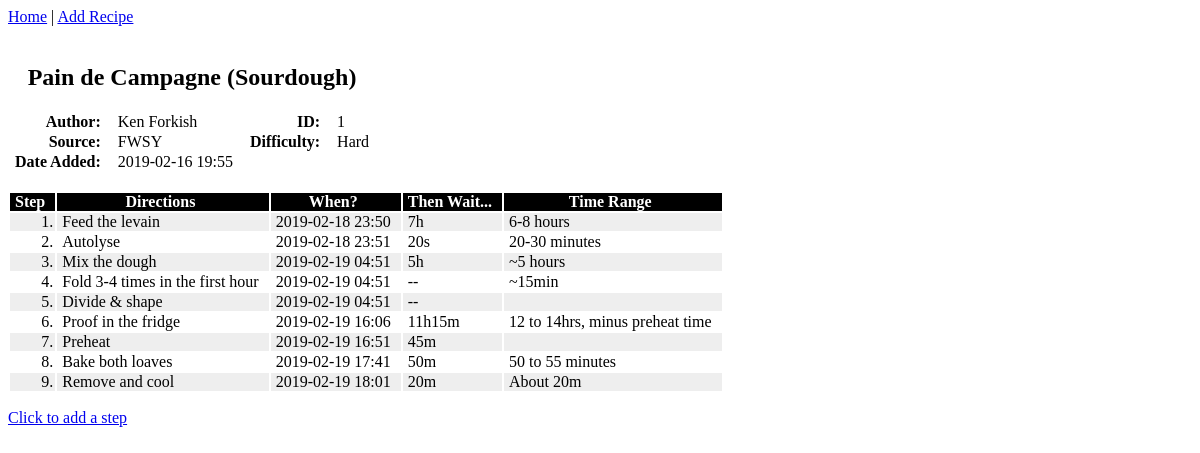
Screenshot of /recipe with the database file from the repository.
### app/models.py (models this page shows, shortened)
class Recipe(db.Model):
    id = db.Column(db.Integer, primary_key=True)
    name = db.Column(db.String(64), index=True, unique=True, nullable=False)
    author = db.Column(db.String(64), index=True)
    source = db.Column(db.String(128), index=True)
    difficulty = db.Column(db.String(1), index=True)
    date_added = db.Column(db.DateTime, index=True, default=datetime.utcnow())
    steps = db.relationship('Step', backref='recipe', lazy='dynamic')

class Step(db.Model):
    id = db.Column(db.Integer, primary_key=True)
    recipe_id = db.Column(db.Integer, db.ForeignKey('recipe.id'), nullable=False)
    number = db.Column(db.Integer, index=True)
    text = db.Column(db.String, index=True)
    then_wait = db.Column(db.Integer)
    wait_time_range = db.Column(db.String(64))

### app/routes.py (the view)
@breadapp.route('/recipe')
def view_recipe():
    recipe_id = request.args.get('id') or 1
    recipe = add_recipe_ui_fields(Recipe.query.filter_by(id=recipe_id).first())
    steps = set_when(Step.query.filter_by(recipe_id=recipe_id).order_by(Step.number).all())
    return render_template('steps.html', title='View Recipe', recipe=recipe, steps=steps)

### app/routes.py (called while the page is built)
def time_string(num):
    if num is None: return ''
    else:
        hours = num // 3600
        if hours == 0:
            hstr = ''
        else:
            hstr = str(hours) + 'h'
        num %= 3600
        minutes = num // 60
        if minutes == 0:
            mstr = ''
        else:
            mstr = str(minutes) + 'm'
        num %= 60
        seconds = num
        if seconds == 0:
            sstr = ''
        else:
            sstr = str(seconds) + 's'
        return hstr + mstr + sstr

def set_when(steps):
    i=0
    when = datetime.now()
    for s in steps:
        if i == 0:
            s.when = when.strftime('%Y-%m-%d %H:%M')
            s.then_wait_ui = time_string(s.then_wait)
        else:
            if s.then_wait is None or s.then_wait == 0:
                s.when = when.strftime('%Y-%m-%d %H:%M')
                s.then_wait_ui = '--'
            else:
                s.when = (when + timedelta(seconds=s.then_wait)).strftime('%Y-%m-%d %H:%M')
                when += timedelta(seconds=s.then_wait)
                s.then_wait_ui = time_string(s.then_wait)
        i += 1
    return steps

def difficulty_abbrev(diff):
    global difficulty_values
    for v in difficulty_values:
        if v.id == diff:
            return v.text
    return '--'

def add_recipe_ui_fields(data):
    if isinstance(data, list):
        for d in data:
            d.difficulty_ui = difficulty_abbrev(d.difficulty)
            d.date_added_ui = d.date_added.strftime('%Y-%m-%d %H:%M')
    else:
        data.difficulty_ui = difficulty_abbrev(data.difficulty)
        data.date_added_ui = data.date_added.strftime('%Y-%m-%d %H:%M')
    return data

### app/templates/steps.html (shortened to what this page needs)
{% extends "recipe.html" %}
{% block steps_list %}
    <div id="steps">
        <table id="steps_list">
            <tr id="step_header_row">
                <th>Step</th>
                <th>Directions</th>
                <th>When?</th>
                <th>Then Wait...</th>
                <th>Time Range</th>
            </tr>
            {% for step in steps %}
                <tr id="step_row">
                    <td id="step_number">{{ step.number }}.</td>
                    <td>{{ step.text }}</td>
                    <td>{{ step.when }}</td>
                    <td>{{ step.then_wait_ui }}</td>
                    <td>{{ step.wait_time_range }}</td>
                </tr>
            {% endfor %}
        </table>
    </div>
    {% if not sform %}
        <div id="ask_add_step">
            <p><a href="/add_step?id={{ recipe.id }}">Click to add a step</a></p>
        </div>
    {% endif %}
{% endblock %}

### app/templates/recipe.html
{% extends "base.html" %}
{% block content %}
    <div id="recipe_display">
        <table id="single_recipe">
            <tr id="recipe_title_row">
                <td colspan="4"><h2>{{ recipe.name }}</h2></td>
            </tr>
            <tr id="recipe_row1">
                <th>Author:</th>
                <td>{{ recipe.author }}</td>
                <th>ID:</th>
                <td>{{ recipe.id }}</td>
            </tr>
            <tr id="recipe_row2">
                <th>Source:</th>
                <td>{{ recipe.source }}</td>
                <th>Difficulty:</th>
                <td>{{ recipe.difficulty_ui }}</td>
            </tr>
            <tr id="recipe_row3">
                <th>Date Added:</th>
                <td>{{ recipe.date_added_ui }}</td>
            </tr>
        </table>
    </div>
    <br>
    {% block steps_list %}
    {% endblock %}
{% endblock %}

### app/templates/base.html (style rules this page uses)
table tr#recipe_title_row { text-align: center; border: none; }
table#steps_list tr:nth-child(even) { background-color: #eee; border: none; padding: 5; }
table#steps_list tr:nth-child(odd) { background-color: #fff; border: none; padding: 5; }
table#steps_list th { background-color: black; color: white; }
table#single_recipe th { font-weight: bold; text-align: right; }
table#steps_list td#step_number { text-align: right; padding: 0 2px 0 0px; }
td, th { padding: 0 10px 0 5px; }

### rows the page displays
Recipe: name "Pain de Campagne (Sourdough)", author "Ken Forkish", id "1", source "FWSY"
Step: number "1", text "Feed the levain", when "2019-02-18 23:50", then_wait_ui "7h", wait_time_range "6-8 hours"
Step: number "2", text "Autolyse", when "2019-02-18 23:51", then_wait_ui "20s", wait_time_range "20-30 minutes"
Step: number "3", text "Mix the dough", when "2019-02-19 04:51", then_wait_ui "5h", wait_time_range "~5 hours"
Step: number "4", text "Fold 3-4 times in the first hour", when "2019-02-19 04:51", then_wait_ui "--", wait_time_range "~15min"
Step: number "5", text "Divide & shape", when "2019-02-19 04:51", then_wait_ui "--"
Step: number "6", text "Proof in the fridge", when "2019-02-19 16:06", then_wait_ui "11h15m", wait_time_range "12 to 14hrs, minus preheat time"
Step: number "7", text "Preheat", when "2019-02-19 16:51", then_wait_ui "45m"
Step: number "8", text "Bake both loaves", when "2019-02-19 17:41", then_wait_ui "50m", wait_time_range "50 to 55 minutes"
Step: number "9", text "Remove and cool", when "2019-02-19 18:01", then_wait_ui "20m", wait_time_range "About 20m"

### other values shown
{{ recipe.difficulty_ui }} "Hard"
{{ recipe.date_added_ui }} "2019-02-16 19:55"
